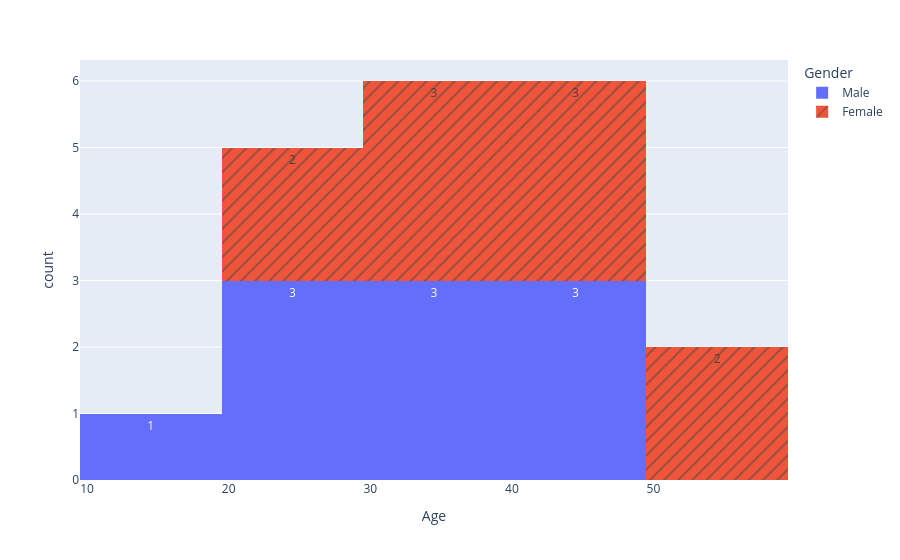

Notebook code cell kept with this figure:
### Code cell
px.histogram(df_population,x="Age",color="Gender",pattern_shape="Gender",text_auto=True,nbins=5)

### Figure 1 — Plotly figure (JSON) as saved in the notebook; plotly's stock layout.template omitted (floating-point values rounded to 4 significant figures)
{"data": [{"bingroup": "x", "hovertemplate": "Gender=Male<br>Age=%{x}<br>count=%{y}<extra></extra>", "legendgroup": "Male", "marker": {"color": "#636efa", "pattern": {"shape": ""}}, "name": "Male", "nbinsx": 5, "orientation": "v", "showlegend": true, "texttemplate": "%{value}", "type": "histogram", "x": [18, 25, 35, 45, 28, 38, 48, 29, 37, 46], "xaxis": "x", "yaxis": "y"}, {"bingroup": "x", "hovertemplate": "Gender=Female<br>Age=%{x}<br>count=%{y}<extra></extra>", "legendgroup": "Female", "marker": {"color": "#EF553B", "pattern": {"shape": "/"}}, "name": "Female", "nbinsx": 5, "orientation": "v", "showlegend": true, "texttemplate": "%{value}", "type": "histogram", "x": [22, 30, 40, 50, 32, 42, 26, 33, 41, 52], "xaxis": "x", "yaxis": "y"}], "layout": {"barmode": "relative", "legend": {"title": {"text": "Gender"}, "tracegroupgap": 0}, "margin": {"t": 60}, "xaxis": {"anchor": "y", "domain": [0, 1], "title": {"text": "Age"}}, "yaxis": {"anchor": "x", "domain": [0, 1], "title": {"text": "count"}}}}
